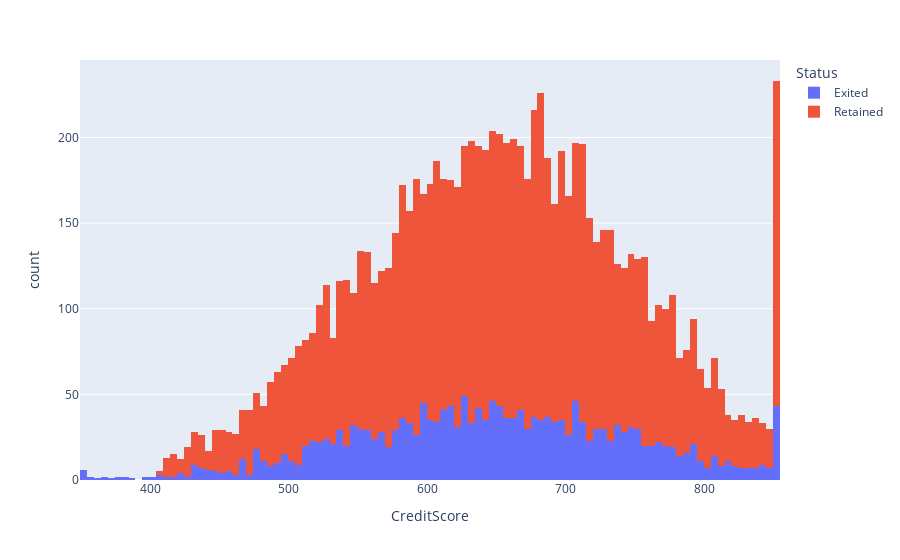

Source (notebook cell):
### Code cell
px.histogram(df_churn, x='CreditScore', color='Status')

### Figure 1 — Plotly figure (JSON) as saved in the notebook; plotly's stock layout.template omitted (floating-point values rounded to 4 significant figures; data arrays with more than 128 entries replaced by an {"elided": "..."} marker saying what was removed)
{"data": [{"alignmentgroup": "True", "bingroup": "x", "hovertemplate": "Status=Exited<br>CreditScore=%{x}<br>count=%{y}<extra></extra>", "legendgroup": "Exited", "marker": {"color": "#636efa", "pattern": {"shape": ""}}, "name": "Exited", "offsetgroup": "Exited", "orientation": "v", "showlegend": true, "type": "histogram", "x": {"elided": "2037 int values"}, "xaxis": "x", "yaxis": "y"}, {"alignmentgroup": "True", "bingroup": "x", "hovertemplate": "Status=Retained<br>CreditScore=%{x}<br>count=%{y}<extra></extra>", "legendgroup": "Retained", "marker": {"color": "#EF553B", "pattern": {"shape": ""}}, "name": "Retained", "offsetgroup": "Retained", "orientation": "v", "showlegend": true, "type": "histogram", "x": {"elided": "7963 int values"}, "xaxis": "x", "yaxis": "y"}], "layout": {"barmode": "relative", "legend": {"title": {"text": "Status"}, "tracegroupgap": 0}, "margin": {"t": 60}, "xaxis": {"anchor": "y", "domain": [0, 1], "title": {"text": "CreditScore"}}, "yaxis": {"anchor": "x", "domain": [0, 1], "title": {"text": "count"}}}}
